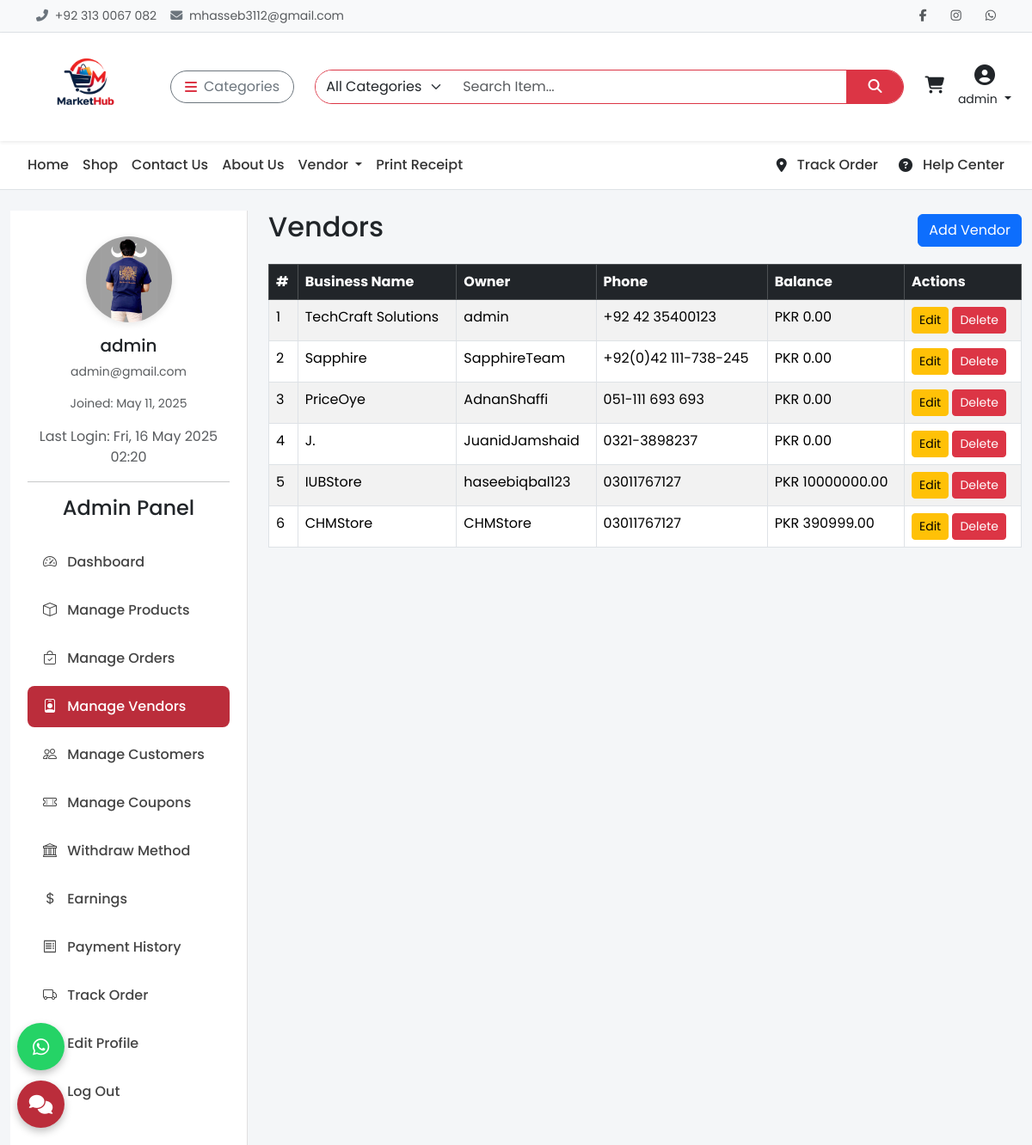
Screenshot of /admin-panel/vendors/ (signed in) with the database file from the repository.
### api/models.py (models this page shows, shortened)
class CustomUser(AbstractUser):
    email = models.EmailField(unique=True)
    phone = models.CharField(max_length=20, blank=True)
    profile_image = models.ImageField(upload_to='profiles/', blank=True, null=True)
    is_vendor = models.BooleanField(default=False)
    is_customer = models.BooleanField(default=True)
    address = models.TextField(blank=True)

class Vendor(models.Model):
    user = models.OneToOneField(settings.AUTH_USER_MODEL, related_name='vendor', on_delete=models.CASCADE)
    vendor_slug = models.SlugField(blank=True, null=True)
    slug = models.SlugField(blank=True, null=True)
    business_name = models.CharField(max_length=255)
    business_type = models.CharField(max_length=100, choices=[
        ('Individual', 'Individual'),
        ('Company', 'Company'),
        ('Agency', 'Agency'),
    ])
    registration_number = models.CharField(max_length=100)
    tax_id = models.CharField(max_length=100, blank=True, null=True)
    business_description = models.TextField(blank=True)
    phone_number = models.CharField(max_length=20)
    alternate_phone = models.CharField(max_length=20, blank=True, null=True)
    address = models.TextField()
    city = models.CharField(max_length=100)
    state = models.CharField(max_length=100)
    zip_code = models.CharField(max_length=20)
    country = models.CharField(max_length=100)
    bank_name = models.CharField(max_length=100)
    account_holder_name = models.CharField(max_length=100)
    account_number = models.CharField(max_length=100)
    swift_code = models.CharField(max_length=100)
    total_earnings = models.DecimalField(max_digits=10, decimal_places=2, default=0)
    available_balance = models.DecimalField(max_digits=10, decimal_places=2, default=0)
    business_license = models.FileField(upload_to='vendor/licenses/')
    tax_certificate = models.FileField(upload_to='vendor/tax_docs/', blank=True, null=True)
    id_proof = models.FileField(upload_to='vendor/id_proof/')
    logo = models.ImageField(upload_to='vendor/logos/', blank=True, null=True)
    website = models.URLField(blank=True, null=True)
    social_links = models.TextField(blank=True, help_text="Add links separated by commas")
    average_rating = models.DecimalField(max_digits=3, decimal_places=2, default=0.0)
    total_reviews = models.PositiveIntegerField(default=0)
    verified_vendor = models.BooleanField(default=False)
    preferred_payment_method = models.CharField(max_length=50, choices=[
        ('Bank Transfer', 'Bank Transfer'),
        ('PayPal', 'PayPal'),
    ])
    is_payment_info_verified = models.BooleanField(default=False)
    agreed_to_terms = models.BooleanField(default=False)
    created_at = models.DateTimeField(auto_now_add=True)

### api/vendorviews.py (the view)
# urls.py: path('admin-panel/vendors/', vendorviews.vendor_list, name='vendor_list'),
@login_required
@user_passes_test(is_admin)
def vendor_list(request):
    vendors = Vendor.objects.select_related('user').order_by('-created_at')
    return render(request, 'admin/vendor_list.html', {'vendors': vendors})

### api/context_processors.py (called while the page is built)
def cart_total_items(request):
    cart = Cart.get_or_create_cart(request)
    return {'cart': cart}

def categories(request):
    return {
        "categories": Category.objects.all()
    }

### api/models.py (called while the page is built)
    @property
    def total_items(self):
        return sum(item.quantity for item in self.items.all())

    @staticmethod
    def get_or_create_cart(request):
        if request.user.is_authenticated:
            cart, _ = Cart.objects.get_or_create(user=request.user, session_key=None)
        else:
            session_key = request.session.session_key
            if not session_key:
                request.session.create()
                session_key = request.session.session_key
            cart, _ = Cart.objects.get_or_create(user=None, session_key=session_key)
        return cart

### api/vendorviews.py (called while the page is built)
def is_admin(user):
    return user.is_superuser

### templates/admin/vendor_list.html (shortened to what this page needs)
{% extends 'base.html' %}
{% load static %}
{% block content %}
<div class="container-fluid mt-4">
  <div class="row">
    <div class="col-lg-3 mb-4 mb-lg-0">
      <div class="sidebar">
        <div class="text-center">
          <img src="{% if request.user.profile_image %}{{ request.user.profile_image.url }}{% else %}{% static 'images/default-user.png' %}{% endif %}" class="user-img" alt="User Image">
          <h5 class="mt-2">{{ request.user.username }}</h5>
          <p class="text-muted small">{{ request.user.email }}</p>
          <p class="small text-muted">Joined: {{ request.user.date_joined|date:"M d, Y" }}</p>
          {% if request.user.last_login %}
            <p class="text-muted">Last Login: {{ request.user.last_login|date:"D, d M Y H:i" }}</p>
          {% endif %}
        </div>
        <hr>
        {% include 'includes/sidebar_admin.html' %}
      </div>
    </div>
    <div class="col-lg-9">
      <div class="d-flex justify-content-between align-items-center mb-3">
        <h2>Vendors</h2>
        <a href="{% url 'vendor_create' %}" class="btn btn-primary">Add Vendor</a>
      </div>
      <table class="table table-bordered table-striped bg-white">
        <thead class="table-dark">
          <tr>
            <th>#</th>
            <th>Business Name</th>
            <th>Owner</th>
            <th>Phone</th>
            <th>Balance</th>
            <th>Actions</th>
          </tr>
        </thead>
        <tbody>
          {% for vendor in vendors %}
            <tr>
              <td>{{ forloop.counter }}</td>
              <td>{{ vendor.business_name }}</td>
              <td>{{ vendor.user.username }}</td>
              <td>{{ vendor.phone_number }}</td>
              <td>PKR {{ vendor.available_balance }}</td>
              <td>
                <a href="{% url 'vendor_edit' vendor.pk %}" class="btn btn-sm btn-warning">Edit</a>
                <a href="{% url 'vendor_delete' vendor.pk %}" class="btn btn-sm btn-danger">Delete</a>
              </td>
            </tr>
          {% empty %}
            <tr><td colspan="6">No vendors found.</td></tr>
          {% endfor %}
        </tbody>
      </table>
    </div>
  </div>
</div>
{% endblock %}

### templates/includes/header.html (shortened to what this page needs)
{% load static %}
<div class="topbar border-bottom bg-light py-2 small">
  <div class="container d-flex justify-content-between align-items-center flex-wrap">
    <div class="text-muted d-flex align-items-center gap-3">
      <span><i class="fas fa-phone-alt me-1 text-secondary"></i> +92 313 0067 082</span>
      <span><i class="fas fa-envelope me-1 text-secondary"></i> mhasseb3112@gmail.com</span>
    </div>
    <div class="d-flex align-items-center gap-3 mt-2 mt-md-0">
      <a href="https://www.facebook.com/mhaseeb.haseeb.5817" class="text-muted"><i class="fab fa-facebook-f"></i></a>
      <a href="https://www.instagram.com/muhammadhaseeb012" class="text-muted"><i class="fab fa-instagram"></i></a>
      <a href="https://wa.me/923130067082" class="text-muted"><i class="fab fa-whatsapp"></i></a>
    </div>
  </div>
</div>
<nav class="navbar navbar-expand-lg bg-white shadow-sm sticky-top">
  <div class="container-fluid px-4">
    <a class="navbar-brand me-4 d-flex align-items-center" href="{% url 'home' %}">
      <img src="{% static 'images/logo-1.png' %}" alt="MarketHub" class="img-fluid" style="height: 100px; width: auto;">
    </a>
    <div class="dropdown me-3">
      <button class="btn btn-outline-secondary d-flex align-items-center rounded-pill px-3" type="button"
        data-bs-toggle="dropdown">
        <i class="fas fa-bars me-2 text-danger"></i> Categories
      </button>
    </div>
    <form class="d-flex flex-grow-1 mx-2" method="GET" action="{% url 'search_products' %}">
      <div class="input-group rounded-pill overflow-hidden border border-danger">
        <select name="category" class="form-select border-0" style="max-width: 160px;">
          <option value="">All Categories</option>
        </select>
        <input type="search" name="q" class="form-control border-0" placeholder="Search Item..." required>
        <button class="btn btn-danger rounded-0 px-4" type="submit"><i class="fas fa-search"></i></button>
      </div>
    </form>
    <div class="d-flex align-items-center ms-3 gap-3">
      <a href="#" id="cart-icon" class="text-dark position-relative" data-bs-toggle="offcanvas"
        data-bs-target="#cartSidebar">
        <i class="fas fa-shopping-cart fs-5"></i>
        <br>
      </a>
      {% if user.is_authenticated %}
      <div class="dropdown text-center">
        <a href="#" class="text-dark text-decoration-none dropdown-toggle" data-bs-toggle="dropdown">
          <i class="fas fa-user-circle fs-4"></i><br>
          <small>{{ user.username }}</small>
        </a>
      </div>
      {% else %}
      <a href="#" class="text-dark text-decoration-none text-center" data-bs-toggle="modal"
        data-bs-target="#loginModal">
        <i class="fas fa-sign-in-alt fs-5"></i><br><small>Login</small>
      </a>
      {% endif %}
    </div>
  </div>
</nav>

### templates/base.html (style rules this page uses)
* { font-family: 'Poppins', sans-serif; }
body { background-color: #f4f4f4; }
.topbar { background-color: #f8f9fa; font-size: 14px; padding: 6px 0; }
.topbar a { color: #333; margin-left: 12px; transition: color 0.2s ease; }
.navbar-brand img { height: 44px; }

### templates/admin/vendor_list.html (style rules this page uses)
body { background-color: #f4f6f8; font-family: 'Poppins', sans-serif; }
.sidebar { background: white; padding: 30px 20px; border-right: 1px solid #e0e0e0; height: 100%; min-height: 100vh; }
.user-img { width: 100px; height: 100px; object-fit: cover; border-radius: 50%; display: block; margin: 0 auto 15px; box-shadow: 0 2px 8px rgba(0, 0, 0, 0.1); }

### rows the page displays
CustomUser: username "admin", profile_image (picture), user.username "admin", user.email "admin@gmail.com", user.date_joined "May 11, 2025", user.last_login "Fri, 16 May 2025 02:20"
Vendor: business_name "TechCraft Solutions", user.username "admin", phone_number "+92 42 35400123", available_balance "0.00"
Vendor: business_name "Sapphire", user.username "SapphireTeam", phone_number "+92(0)42 111-738-245", available_balance "0.00"
Vendor: business_name "PriceOye", user.username "AdnanShaffi", phone_number "051-111 693 693", available_balance "0.00"
Vendor: business_name "J.", user.username "JuanidJamshaid", phone_number "0321-3898237", available_balance "0.00"
Vendor: business_name "IUBStore", user.username "haseebiqbal123", phone_number "03011767127", available_balance "10000000.00"
Vendor: business_name "CHMStore", user.username "CHMStore", phone_number "03011767127", available_balance "390999.00"
